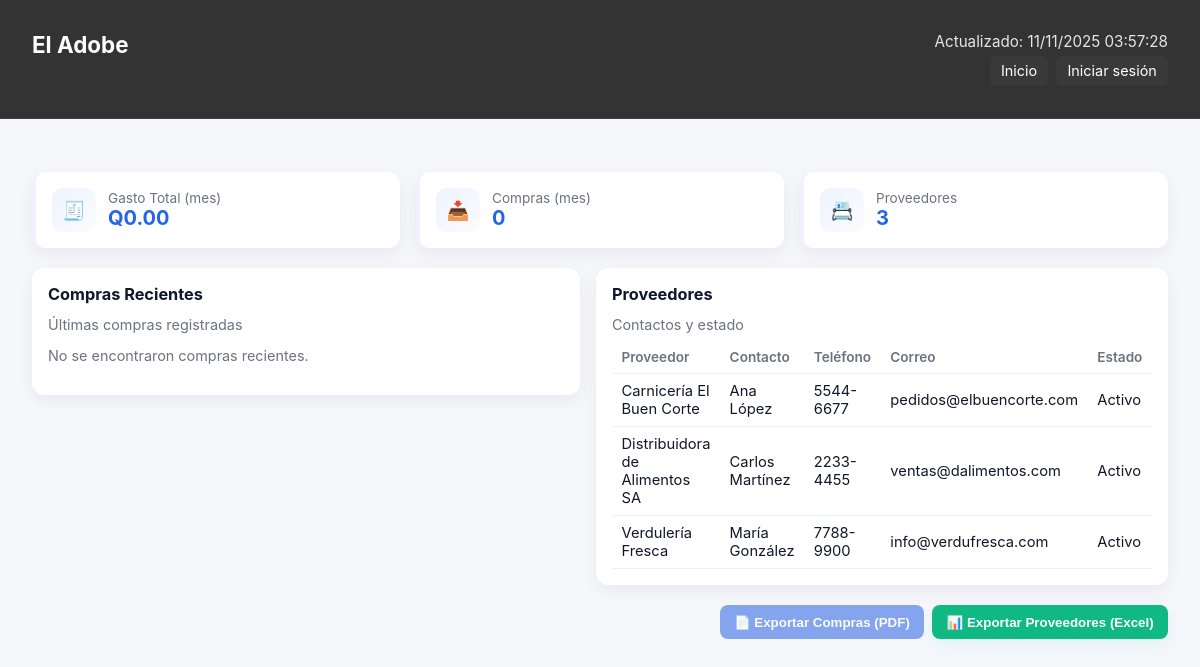
The page /Proyecto_Restaurante/bi_compras.php on the database its author committed.
### tables this page shows
CREATE TABLE IF NOT EXISTS `proveedores` (
  `id` int NOT NULL AUTO_INCREMENT,
  `nombre_proveedor` varchar(100) NOT NULL,
  `persona_contacto` varchar(100) DEFAULT NULL,
  `telefono` varchar(20) DEFAULT NULL,
  `correo` varchar(100) DEFAULT NULL,
  `direccion` varchar(150) DEFAULT NULL,
  `categoria` varchar(50) DEFAULT NULL,
  `estado` enum('Activo','Inactivo') DEFAULT 'Activo',
  PRIMARY KEY (`id`)
);

### Proyecto_Restaurante/bi_compras.php (the view, shortened to what this page needs)
<?php
$usuario = $_SESSION['usuario'] ?? null;
$loggedIn = $usuario !== null;
$USE_SAMPLE = (isset($_GET['sample']) && $_GET['sample'] === '1');
$debugMessages = $debugMessages ?? [];
if ($USE_SAMPLE) {
	$comprasRecientes = [
		['id'=>101,'fecha'=>'2025-10-01','proveedor'=>'Distribuidora de Alimentos SA','total'=>1200.50,'comprobante'=>'FAC-2025-001'],
		['id'=>102,'fecha'=>'2025-10-03','proveedor'=>'Carnicería El Buen Corte','total'=>850.00,'comprobante'=>'FAC-2025-002'],
		['id'=>103,'fecha'=>'2025-10-05','proveedor'=>'Verdulería Fresca','total'=>420.75,'comprobante'=>'FAC-2025-003'],
	];
	$proveedores = [
		['id'=>1,'nombre'=>'Distribuidora de Alimentos SA','contacto'=>'Carlos Martínez','telefono'=>'2233-4455','correo'=>'ventas@dalimentos.com','estado'=>'Activo'],
		['id'=>2,'nombre'=>'Carnicería El Buen Corte','contacto'=>'Ana López','telefono'=>'5544-6677','correo'=>'pedidos@elbuencorte.com','estado'=>'Activo'],
	];
	$gastosMes = array_sum(array_column($comprasRecientes,'total'));
	$numComprasMes = count($comprasRecientes);
	$debugMessages[] = "Modo prueba activo (sample=1). Usando datos ficticios de compras/proveedores.";
	$mysqli = null;
	$debugConnected = false;
} else {
	$connLoaded = false;
	$possible = [
		__DIR__ . '/conectar_bd.php',
		__DIR__ . '/conectabd.php',
		__DIR__ . '/../conectar_bd.php',
		__DIR__ . '/db/conectar_bd.php',
	];
	foreach ($possible as $p) {
		if (file_exists($p)) {
			if (isset($conn) && $conn instanceof mysqli) {
				$connLoaded = true;
				break;
			}
		}
	}
	if (!$connLoaded) {
		$debugMessages[] = "No se pudo cargar archivo de conexión. Rutas intentadas: " . implode(', ', $possible);
		$mysqli = null;
	} else {
		$mysqli = $conn;
		$debugMessages[] = "Archivo de conexión cargado correctamente.";
	}
	if (!($mysqli instanceof mysqli) || ($mysqli instanceof mysqli && $mysqli->connect_errno)) {
		$debugMessages[] = "Error conexión MySQL (archivo de conexión). Usando fallback sin datos.";
		$comprasRecientes = [];
		$proveedores = [];
		$gastosMes = 0.0;
		$numComprasMes = 0;
	} else {
		$debugMessages[] = "Conexión MySQL exitosa a través de conectar_bd.php.";
		$comprasRecientes = [];
		$proveedores = [];
		$sql = "SELECT id, nombre_proveedor, persona_contacto, telefono, correo, estado
		        FROM proveedores
		        ORDER BY nombre_proveedor";
		if ($res = $mysqli->query($sql)) {
			while ($row = $res->fetch_assoc()) {
				$proveedores[] = [
					'id' => (int)$row['id'],
					'nombre' => $row['nombre_proveedor'],
					'contacto' => $row['persona_contacto'],
					'telefono' => $row['telefono'],
					'correo' => $row['correo'],
					'estado' => $row['estado']
				];
			}
		} else {
			$debugMessages[] = "Error consulta proveedores: " . $mysqli->error;
			error_log("SQL Error proveedores: ".$mysqli->error);
		}
		$gastosMes = 0.0;
		$numComprasMes = 0;
		$sql = "SELECT IFNULL(COUNT(*),0) AS cnt, IFNULL(SUM(total),0) AS sum_total
		        FROM compras
		        WHERE MONTH(fecha) = MONTH(CURDATE()) AND YEAR(fecha) = YEAR(CURDATE())";
		if ($res = $mysqli->query($sql)) {
			$row = $res->fetch_assoc();
			$numComprasMes = (int)$row['cnt'];
			$gastosMes = (float)$row['sum_total'];
		} else {
			$debugMessages[] = "Error consulta KPI compras: " . $mysqli->error;
			error_log("SQL Error KPI compras: ".$mysqli->error);
		}
	}
}
$comprasRecientes = $comprasRecientes ?? [];
$proveedores = $proveedores ?? [];
$gastosMes = $gastosMes ?? 0.0;
$numComprasMes = $numComprasMes ?? 0;
$hasCompras = count($comprasRecientes) > 0;
$hasProveedores = count($proveedores) > 0;
?>
<!DOCTYPE html>
<html lang="es">
<head>
</head>
<body>
  <header>
    <div class="brand">
      <div class="company-name">El Adobe</div>
    </div>
    <div class="header-meta">
      <div>Actualizado: <span id="serverTime"><?= date('d/m/Y H:i:s') ?></span></div>
      <div class="header-links">
        <a href="menu_modulos.php" class="cerrarSesion">Inicio</a>
        <?php if ($loggedIn): ?>
          <a href="logout.php" class="cerrarSesion">Cerrar sesión</a>
        <?php else: ?>
          <a href="loginEmpleados.php" class="cerrarSesion">Iniciar sesión</a>
        <?php endif; ?>
      </div>
    </div>
  </header>
  <div class="contenedor">
    <div class="kpi-grid">
      <div class="kpi card">
        <div class="icon">🧾</div>
        <div>
          <div class="meta">Gasto Total (mes)</div>
          <div class="value">Q<?= number_format($gastosMes, 2) ?></div>
        </div>
      </div>
      <div class="kpi card">
        <div class="icon">📥</div>
        <div>
          <div class="meta">Compras (mes)</div>
          <div class="value"><?= $numComprasMes ?></div>
        </div>
      </div>
      <div class="kpi card">
        <div class="icon">📇</div>
        <div>
          <div class="meta">Proveedores</div>
          <div class="value"><?= count($proveedores) ?></div>
        </div>
      </div>
    </div>
    <div class="dashboard-grid">
      <div class="card">
        <h3>Compras Recientes</h3>
        <div class="small">Últimas compras registradas</div>
        <?php if (empty($comprasRecientes)): ?>
          <p class="muted">No se encontraron compras recientes.</p>
        <?php endif; ?>
      </div>
      <div class="card">
        <h3>Proveedores</h3>
        <div class="small">Contactos y estado</div>
        <?php if (empty($proveedores)): ?>
          <p class="muted">No hay proveedores registrados.</p>
        <?php else: ?>
          <table>
            <thead><tr><th>Proveedor</th><th>Contacto</th><th>Teléfono</th><th>Correo</th><th>Estado</th></tr></thead>
            <tbody>
              <?php foreach ($proveedores as $p): ?>
                <tr>
                  <td><?= htmlspecialchars($p['nombre']) ?></td>
                  <td><?= htmlspecialchars($p['contacto']) ?></td>
                  <td><?= htmlspecialchars($p['telefono']) ?></td>
                  <td><?= htmlspecialchars($p['correo']) ?></td>
                  <td><?= htmlspecialchars($p['estado']) ?></td>
                </tr>
              <?php endforeach; ?>
            </tbody>
          </table>
        <?php endif; ?>
      </div>
    </div>
    <div style="display:flex;justify-content:flex-end;gap:0.5rem;margin-top:0.5rem;">
      <button id="btnPdf" class="btn" onclick="exportarComprasPDF()" <?= $hasCompras ? '' : 'disabled' ?>>📄 Exportar Compras (PDF)</button>
      <button id="btnExcel" class="btn secondary" onclick="exportarProveedoresExcel()" <?= $hasProveedores ? '' : 'disabled' ?>>📊 Exportar Proveedores (Excel)</button>
    </div>
  </div>
</body>
</html>

### Proyecto_Restaurante/bi_compras.php (style rules this page uses)
:root { --bg:#f5f7fb; --card:#ffffff; --muted:#6b7280; --accent:#2563eb; --success:#16a34a; --danger:#ef4444; --radius:12px; --shadow: 0 6px 18px rgba(20,20,40,0.06); }
* { box-sizing:border-box }
body { font-family: Inter, 'Segoe UI', system-ui, -apple-system, 'Helvetica Neue', Arial; background: var(--bg); margin: 0; padding: 0; color: #111827; }
header { background-color: #333; color: white; padding: 2rem 2rem; display: flex; align-items: flex-start; justify-content: space-between; position: fixed; width: 100%; top: 0; z-index: 1000; box-sizing: border-box; border-bottom: 1px solid rgba(255,255,255,0.06); }
.brand { display: flex; align-items: center; gap: 0.75rem; }
.company-name { font-size: 1.4rem; font-weight: 700; color: white; margin: 0; line-height: 1.2; }
.header-meta { display: flex; flex-direction: column; align-items: flex-end; gap: 0.3rem; font-size: 0.95rem; color: #e6e6e6; }
.header-links { display: flex; gap: 0.5rem; align-items: center; }
.cerrarSesion { color: white; text-decoration: none; padding: 0.4rem 0.7rem; border-radius: 6px; font-size: 0.9rem; background: rgba(255,255,255,0.03); }
.contenedor { margin-top: 140px; padding: 2rem; }
.kpi-grid { display:grid; grid-template-columns: repeat(auto-fit, minmax(180px, 1fr)); gap:1rem; margin-bottom:1.25rem; }
.kpi { background: var(--card); padding:1rem; border-radius: var(--radius); box-shadow: var(--shadow); display:flex; align-items:center; gap:0.75rem; border-left:4px solid rgba(37,99,235,0.08); }
.kpi .meta { font-size:0.85rem; color:var(--muted) }
.kpi .value { font-size:1.25rem; font-weight:700; color:var(--accent) }
.kpi .icon { width:44px;height:44px;border-radius:10px; background:linear-gradient(135deg, rgba(37,99,235,0.08), rgba(37,99,235,0.02)); display:flex;align-items:center;justify-content:center;font-size:1.15rem;color:var(--accent) }
.dashboard-grid { display:grid; grid-template-columns: 2fr 1fr; gap:1rem; align-items:start; margin-bottom:1.25rem; }
.card { background:var(--card); padding:1rem; border-radius:var(--radius); box-shadow: var(--shadow); }
.card h3 { margin:0 0 0.75rem 0; font-size:1.02rem; color:#0f172a }
.card .small { color:var(--muted); font-size:0.9rem; margin-bottom:0.5rem }
table { width:100%; border-collapse:collapse; font-size:0.92rem; }
th, td { text-align:left; padding:0.5rem 0.6rem; border-bottom:1px solid #eef2f7; }
th { font-weight:600; color:var(--muted); font-size:0.85rem; }
.muted { color:var(--muted); font-size:0.9rem; }
.btn { border:0; padding:0.6rem 0.9rem; border-radius:8px; cursor:pointer; font-weight:600; display:inline-flex; align-items:center; gap:0.5rem; background:var(--accent); color:#fff; box-shadow: 0 6px 18px rgba(37,99,235,0.12); }
.btn.secondary { background:#10b981; box-shadow: 0 6px 18px rgba(16,185,129,0.08); }
.btn[disabled] { opacity:0.55; cursor:not-allowed; box-shadow:none; filter:grayscale(.05); }

### rows shown on the page
proveedores: nombre_proveedor "Carnicería El Buen Corte", persona_contacto "Ana López", telefono "5544-6677", correo "pedidos@elbuencorte.com", estado "Activo"
proveedores: nombre_proveedor "Distribuidora de Alimentos SA", persona_contacto "Carlos Martínez", telefono "2233-4455", correo "ventas@dalimentos.com", estado "Activo"
proveedores: nombre_proveedor "Verdulería Fresca", persona_contacto "María González", telefono "7788-9900", correo "info@verdufresca.com", estado "Activo"

### other values the page prints
$gastosMes "0.00"
$numComprasMes "0"
count($proveedores) "3"
